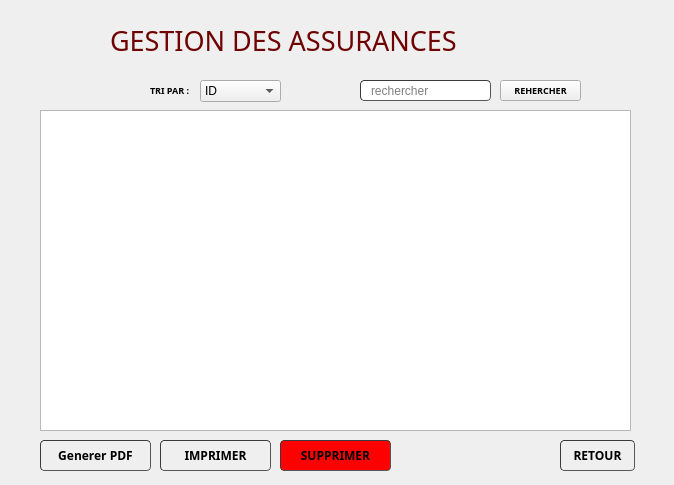
<?xml version="1.0" encoding="UTF-8"?>
<ui version="4.0">
 <class>AFFICHAGE_ASSURANCE</class>
 <widget class="QWidget" name="AFFICHAGE_ASSURANCE">
  <property name="geometry">
   <rect>
    <x>0</x>
    <y>0</y>
    <width>674</width>
    <height>485</height>
   </rect>
  </property>
  <property name="windowTitle">
   <string>Form</string>
  </property>
  <widget class="QStackedWidget" name="stackedWidget">
   <property name="geometry">
    <rect>
     <x>30</x>
     <y>20</y>
     <width>651</width>
     <height>481</height>
    </rect>
   </property>
   <widget class="QWidget" name="page">
    <widget class="QPushButton" name="search">
     <property name="geometry">
      <rect>
       <x>470</x>
       <y>60</y>
       <width>81</width>
       <height>21</height>
      </rect>
     </property>
     <property name="font">
      <font>
       <family>Century Gothic</family>
       <pointsize>7</pointsize>
       <weight>75</weight>
       <bold>true</bold>
      </font>
     </property>
     <property name="text">
      <string>REHERCHER</string>
     </property>
     <property name="iconSize">
      <size>
       <width>20</width>
       <height>20</height>
      </size>
     </property>
    </widget>
    <widget class="QComboBox" name="comboBox">
     <property name="geometry">
      <rect>
       <x>170</x>
       <y>60</y>
       <width>81</width>
       <height>22</height>
      </rect>
     </property>
     <property name="styleSheet">
      <string notr="true"/>
     </property>
     <item>
      <property name="text">
       <string>ID</string>
      </property>
     </item>
     <item>
      <property name="text">
       <string>Societe</string>
      </property>
     </item>
    </widget>
    <widget class="QLabel" name="label_3">
     <property name="geometry">
      <rect>
       <x>120</x>
       <y>60</y>
       <width>41</width>
       <height>21</height>
      </rect>
     </property>
     <property name="font">
      <font>
       <family>Century Gothic</family>
       <pointsize>7</pointsize>
       <weight>75</weight>
       <bold>true</bold>
      </font>
     </property>
     <property name="text">
      <string>TRI PAR :</string>
     </property>
    </widget>
    <widget class="QLabel" name="label">
     <property name="geometry">
      <rect>
       <x>80</x>
       <y>0</y>
       <width>471</width>
       <height>41</height>
      </rect>
     </property>
     <property name="font">
      <font>
       <family>Century Gothic</family>
       <pointsize>20</pointsize>
       <weight>50</weight>
       <bold>false</bold>
      </font>
     </property>
     <property name="text">
      <string>&lt;html&gt;&lt;head/&gt;&lt;body&gt;&lt;p&gt;&lt;span style=&quot; color:#6f0303;&quot;&gt;GESTION DES ASSURANCES&lt;/span&gt;&lt;/p&gt;&lt;/body&gt;&lt;/html&gt;</string>
     </property>
    </widget>
    <widget class="QPushButton" name="annuler">
     <property name="geometry">
      <rect>
       <x>530</x>
       <y>420</y>
       <width>75</width>
       <height>31</height>
      </rect>
     </property>
     <property name="font">
      <font>
       <family>Century Gothic</family>
       <weight>75</weight>
       <bold>true</bold>
      </font>
     </property>
     <property name="styleSheet">
      <string notr="true">	border-width: 1px; border-radius: 4px;
	border-color: rgb(58, 58, 58);
	border-style: inset;
	padding: 0 8px;


	selection-color: rgb(60, 63, 65);</string>
     </property>
     <property name="text">
      <string>RETOUR</string>
     </property>
    </widget>
    <widget class="QLineEdit" name="recherche">
     <property name="geometry">
      <rect>
       <x>330</x>
       <y>60</y>
       <width>131</width>
       <height>21</height>
      </rect>
     </property>
     <property name="styleSheet">
      <string notr="true">	border-width: 1px; border-radius: 4px;
	border-color: rgb(58, 58, 58);
	border-style: inset;
	padding: 0 8px;


	selection-background-color: rgb(187, 187, 187);
	selection-color: rgb(60, 63, 65);</string>
     </property>
     <property name="placeholderText">
      <string>rechercher</string>
     </property>
    </widget>
    <widget class="QPushButton" name="supprimer">
     <property name="geometry">
      <rect>
       <x>250</x>
       <y>420</y>
       <width>111</width>
       <height>31</height>
      </rect>
     </property>
     <property name="font">
      <font>
       <family>Century Gothic</family>
       <weight>75</weight>
       <bold>true</bold>
      </font>
     </property>
     <property name="styleSheet">
      <string notr="true">	border-width: 1px; border-radius: 4px;
	border-color: rgb(58, 58, 58);
	border-style: inset;
	padding: 0 8px;
	background-color: red;

	selection-color: rgb(60, 63, 65);</string>
     </property>
     <property name="text">
      <string>SUPPRIMER</string>
     </property>
     <property name="icon">
      <iconset>
       <normaloff>:/logo/delete.png</normaloff>:/logo/delete.png</iconset>
     </property>
    </widget>
    <widget class="QTableView" name="tableView">
     <property name="geometry">
      <rect>
       <x>10</x>
       <y>90</y>
       <width>591</width>
       <height>321</height>
      </rect>
     </property>
     <property name="styleSheet">
      <string notr="true"/>
     </property>
    </widget>
    <widget class="QPushButton" name="PDF">
     <property name="geometry">
      <rect>
       <x>10</x>
       <y>420</y>
       <width>111</width>
       <height>31</height>
      </rect>
     </property>
     <property name="font">
      <font>
       <family>Century Gothic</family>
       <weight>75</weight>
       <bold>true</bold>
      </font>
     </property>
     <property name="styleSheet">
      <string notr="true">	border-width: 1px; border-radius: 4px;
	border-color: rgb(58, 58, 58);
	border-style: inset;
	padding: 0 8px;


	selection-color: rgb(60, 63, 65);</string>
     </property>
     <property name="text">
      <string>Generer PDF</string>
     </property>
     <property name="icon">
      <iconset>
       <normaloff>:/logo/delete.png</normaloff>:/logo/delete.png</iconset>
     </property>
    </widget>
    <widget class="QPushButton" name="imprimer">
     <property name="geometry">
      <rect>
       <x>130</x>
       <y>420</y>
       <width>111</width>
       <height>31</height>
      </rect>
     </property>
     <property name="font">
      <font>
       <family>Century Gothic</family>
       <weight>75</weight>
       <bold>true</bold>
      </font>
     </property>
     <property name="styleSheet">
      <string notr="true">	border-width: 1px; border-radius: 4px;
	border-color: rgb(58, 58, 58);
	border-style: inset;
	padding: 0 8px;


	selection-color: rgb(60, 63, 65);</string>
     </property>
     <property name="text">
      <string>IMPRIMER</string>
     </property>
     <property name="icon">
      <iconset>
       <normaloff>:/logo/delete.png</normaloff>:/logo/delete.png</iconset>
     </property>
    </widget>
    <zorder>comboBox</zorder>
    <zorder>label_3</zorder>
    <zorder>label</zorder>
    <zorder>annuler</zorder>
    <zorder>recherche</zorder>
    <zorder>supprimer</zorder>
    <zorder>tableView</zorder>
    <zorder>search</zorder>
    <zorder>PDF</zorder>
    <zorder>imprimer</zorder>
   </widget>
   <widget class="QWidget" name="page_2">
    <widget class="QLabel" name="text_etat">
     <property name="geometry">
      <rect>
       <x>250</x>
       <y>240</y>
       <width>181</width>
       <height>20</height>
      </rect>
     </property>
     <property name="text">
      <string/>
     </property>
    </widget>
    <widget class="QLineEdit" name="ID">
     <property name="geometry">
      <rect>
       <x>250</x>
       <y>140</y>
       <width>151</width>
       <height>20</height>
      </rect>
     </property>
     <property name="styleSheet">
      <string notr="true">	border-width: 1px; border-radius: 4px;
	border-color: rgb(58, 58, 58);
	border-style: inset;
	padding: 0 8px;


	selection-color: rgb(60, 63, 65);</string>
     </property>
    </widget>
    <widget class="QComboBox" name="societe">
     <property name="geometry">
      <rect>
       <x>256</x>
       <y>260</y>
       <width>69</width>
       <height>22</height>
      </rect>
     </property>
    </widget>
    <widget class="QPushButton" name="Annuler">
     <property name="geometry">
      <rect>
       <x>470</x>
       <y>370</y>
       <width>111</width>
       <height>41</height>
      </rect>
     </property>
     <property name="styleSheet">
      <string notr="true">	border-width: 1px; border-radius: 4px;
	border-color: rgb(58, 58, 58);
	border-style: inset;
	padding: 0 8px;


	selection-color: rgb(60, 63, 65);</string>
     </property>
     <property name="text">
      <string>Retour</string>
     </property>
     <property name="icon">
      <iconset>
       <normaloff>:/icons/icons8_back_to_200px.png</normaloff>:/icons/icons8_back_to_200px.png</iconset>
     </property>
    </widget>
    <widget class="QLabel" name="label_10">
     <property name="geometry">
      <rect>
       <x>176</x>
       <y>220</y>
       <width>51</width>
       <height>16</height>
      </rect>
     </property>
     <property name="font">
      <font>
       <family>Century Gothic</family>
       <pointsize>9</pointsize>
       <weight>75</weight>
       <bold>true</bold>
      </font>
     </property>
     <property name="text">
      <string>Etat :</string>
     </property>
    </widget>
    <widget class="QLabel" name="label_2">
     <property name="geometry">
      <rect>
       <x>176</x>
       <y>180</y>
       <width>51</width>
       <height>16</height>
      </rect>
     </property>
     <property name="font">
      <font>
       <family>Century Gothic</family>
       <pointsize>9</pointsize>
       <weight>75</weight>
       <bold>true</bold>
      </font>
     </property>
     <property name="text">
      <string>Type :</string>
     </property>
    </widget>
    <widget class="QLabel" name="text_cin">
     <property name="geometry">
      <rect>
       <x>250</x>
       <y>160</y>
       <width>211</width>
       <height>20</height>
      </rect>
     </property>
     <property name="text">
      <string/>
     </property>
    </widget>
    <widget class="QLabel" name="text_type">
     <property name="geometry">
      <rect>
       <x>250</x>
       <y>200</y>
       <width>171</width>
       <height>20</height>
      </rect>
     </property>
     <property name="text">
      <string/>
     </property>
    </widget>
    <widget class="QLabel" name="text2">
     <property name="geometry">
      <rect>
       <x>249</x>
       <y>280</y>
       <width>181</width>
       <height>20</height>
      </rect>
     </property>
     <property name="text">
      <string/>
     </property>
    </widget>
    <widget class="QLineEdit" name="etat">
     <property name="geometry">
      <rect>
       <x>250</x>
       <y>220</y>
       <width>151</width>
       <height>20</height>
      </rect>
     </property>
     <property name="styleSheet">
      <string notr="true">	border-width: 1px; border-radius: 4px;
	border-color: rgb(58, 58, 58);
	border-style: inset;
	padding: 0 8px;


	selection-color: rgb(60, 63, 65);</string>
     </property>
    </widget>
    <widget class="QLabel" name="label_9">
     <property name="geometry">
      <rect>
       <x>176</x>
       <y>140</y>
       <width>41</width>
       <height>16</height>
      </rect>
     </property>
     <property name="font">
      <font>
       <family>Century Gothic</family>
       <pointsize>9</pointsize>
       <weight>75</weight>
       <bold>true</bold>
      </font>
     </property>
     <property name="text">
      <string>ID :</string>
     </property>
    </widget>
    <widget class="QLineEdit" name="type">
     <property name="geometry">
      <rect>
       <x>250</x>
       <y>180</y>
       <width>151</width>
       <height>20</height>
      </rect>
     </property>
     <property name="styleSheet">
      <string notr="true">	border-width: 1px; border-radius: 4px;
	border-color: rgb(58, 58, 58);
	border-style: inset;
	padding: 0 8px;


	selection-color: rgb(60, 63, 65);</string>
     </property>
    </widget>
    <widget class="QLabel" name="date_text">
     <property name="geometry">
      <rect>
       <x>250</x>
       <y>290</y>
       <width>351</width>
       <height>20</height>
      </rect>
     </property>
     <property name="text">
      <string/>
     </property>
    </widget>
    <widget class="QLabel" name="label_11">
     <property name="geometry">
      <rect>
       <x>176</x>
       <y>260</y>
       <width>61</width>
       <height>16</height>
      </rect>
     </property>
     <property name="font">
      <font>
       <family>Century Gothic</family>
       <pointsize>9</pointsize>
       <weight>75</weight>
       <bold>true</bold>
      </font>
     </property>
     <property name="text">
      <string>Societe :</string>
     </property>
    </widget>
    <widget class="QPushButton" name="Valider">
     <property name="geometry">
      <rect>
       <x>330</x>
       <y>370</y>
       <width>111</width>
       <height>41</height>
      </rect>
     </property>
     <property name="font">
      <font>
       <weight>75</weight>
       <bold>true</bold>
      </font>
     </property>
     <property name="styleSheet">
      <string notr="true">	border-width: 1px; border-radius: 4px;
	border-color: rgb(58, 58, 58);
	border-style: inset;
	padding: 0 8px;
background-color: green;

	selection-color: rgb(60, 63, 65);</string>
     </property>
     <property name="text">
      <string>Modifier</string>
     </property>
     <property name="icon">
      <iconset>
       <normaloff>:/icons/icons8_checkmark_96px.png</normaloff>:/icons/icons8_checkmark_96px.png</iconset>
     </property>
    </widget>
    <widget class="QLabel" name="label_7">
     <property name="geometry">
      <rect>
       <x>70</x>
       <y>20</y>
       <width>341</width>
       <height>61</height>
      </rect>
     </property>
     <property name="font">
      <font>
       <family>Century Gothic</family>
       <pointsize>16</pointsize>
       <weight>50</weight>
       <bold>false</bold>
      </font>
     </property>
     <property name="text">
      <string>&lt;html&gt;&lt;head/&gt;&lt;body&gt;&lt;p&gt;&lt;span style=&quot; color:#6f0303;&quot;&gt;MODIFIER L'ASSURANCE :&lt;/span&gt;&lt;/p&gt;&lt;/body&gt;&lt;/html&gt;</string>
     </property>
     <property name="textFormat">
      <enum>Qt::RichText</enum>
     </property>
    </widget>
    <widget class="QLabel" name="cintex">
     <property name="geometry">
      <rect>
       <x>400</x>
       <y>20</y>
       <width>171</width>
       <height>61</height>
      </rect>
     </property>
     <property name="font">
      <font>
       <family>Century Gothic</family>
       <pointsize>14</pointsize>
       <weight>50</weight>
       <bold>false</bold>
      </font>
     </property>
     <property name="text">
      <string/>
     </property>
     <property name="textFormat">
      <enum>Qt::RichText</enum>
     </property>
    </widget>
   </widget>
  </widget>
 </widget>
 <resources/>
 <connections/>
</ui>
